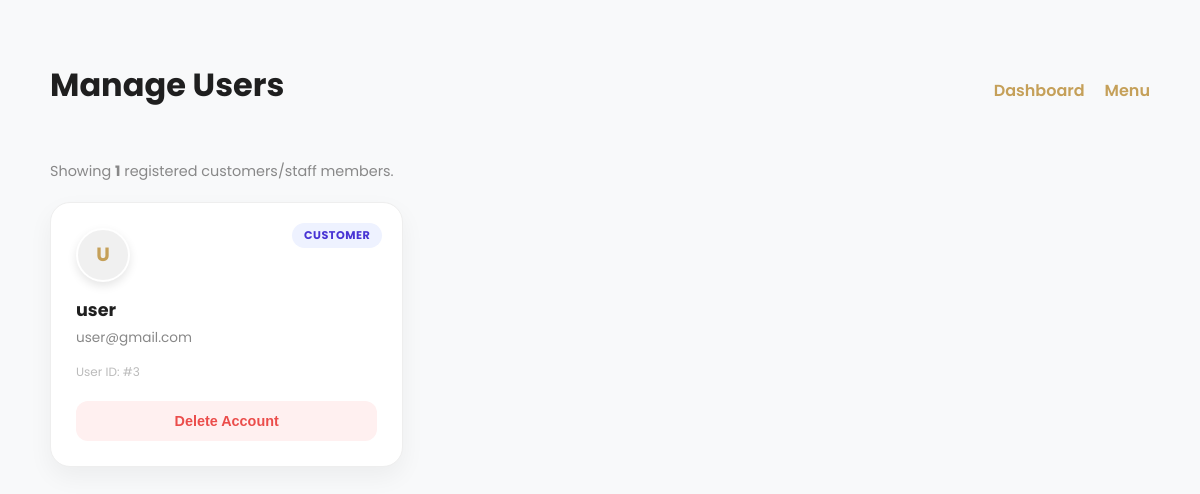
Screenshot of /admin/users.php (signed in) with the database file from the repository.
### tables this page shows
CREATE TABLE `users` (
  `user_id` int(11) NOT NULL,
  `username` varchar(50) NOT NULL,
  `email` varchar(100) DEFAULT NULL,
  `password` varchar(255) NOT NULL,
  `role` enum('admin','customer') DEFAULT 'customer',
  `created_at` timestamp NOT NULL DEFAULT current_timestamp()
);

### admin/users.php (the view, shortened to what this page needs)
<?php
require_once __DIR__ . '/../config.php';
$result = $conn->query("SELECT * FROM users WHERE role != 'admin' ORDER BY user_id DESC");
$total_users = $result->num_rows;
?>
<!DOCTYPE html>
<html lang="en">
<head>
</head>
<body>
<div class="container">
    <div class="admin-header">
        <h1>Manage Users</h1>
        <div style="display:flex; gap: 20px;">
            <a href="dashboard.php" style="color: var(--gold); text-decoration: none; font-weight: 600;">Dashboard</a>
            <a href="menu.php" style="color: var(--gold); text-decoration: none; font-weight: 600;">Menu</a>
        </div>
    </div>
    <div class="stats-bar">
        Showing <strong><?php echo $total_users; ?></strong> registered customers/staff members.
    </div>
    <div class="user-grid">
        <?php if ($result->num_rows > 0): ?>
            <?php while ($row = $result->fetch_assoc()):
                $firstLetter = strtoupper(substr($row['username'], 0, 1));
            ?>
                <div class="user-card">
                    <span class="badge role-<?php echo strtolower($row['role']); ?>">
                        <?php echo htmlspecialchars($row['role']); ?>
                    </span>
                    <div class="avatar"><?php echo $firstLetter; ?></div>
                    <span class="username"><?php echo htmlspecialchars($row['username']); ?></span>
                    <div class="email"><?php echo htmlspecialchars($row['email']); ?></div>
                    <div style="font-size: 0.75rem; color: #bbb; margin-top: 15px;">User ID: #<?php echo $row['user_id']; ?></div>
                    <form method="POST" onsubmit="return confirm('Permanent Action: Delete this user profile?')" style="margin:0">
                        <button type="submit" name="delete_user" class="btn-delete">Delete Account</button>
                    </form>
                </div>
            <?php endwhile; ?>
        <?php else: ?>
            <div style="grid-column: 1/-1; text-align: center; padding: 60px; color: #aaa; background: #fff; border-radius: 20px;">
                No users found in the database.
            </div>
        <?php endif; ?>
    </div>
</div>
</body>
</html>

### admin/users.php (style rules this page uses)
:root { --gold: #c5a059; --dark: #1f1f1f; --bg: #f8f9fa; --danger: #eb4d4b; --blue: #4834d4; }
body { background: var(--bg); font-family: 'Poppins', sans-serif; color: var(--dark); margin: 0; padding: 0; }
.container { max-width: 1100px; margin: 40px auto; padding: 0 20px; }
.admin-header { display: flex; justify-content: space-between; align-items: baseline; margin-bottom: 30px; }
.user-grid { display: grid; grid-template-columns: repeat(auto-fill, minmax(300px, 1fr)); gap: 20px; }
.user-card { background: #fff; border-radius: 20px; padding: 25px; box-shadow: 0 10px 25px rgba(0,0,0,0.05); border: 1px solid #eee; position: relative; transition: transform 0.3s; }
.avatar { width: 50px; height: 50px; background: #f0f0f0; border-radius: 50%; display: flex; align-items: center; justify-content: center; font-weight: 700; color: var(--gold); font-size: 1.2rem; margin-bottom: 15px; border: 2px solid #fff; box-shadow: 0 4px 10px rgba(0,0,0,0.1); }
.username { font-size: 1.1rem; font-weight: 700; margin: 0; display: block; }
.email { color: #888; font-size: 0.85rem; margin-top: 5px; word-break: break-all; }
.badge { position: absolute; top: 20px; right: 20px; padding: 4px 12px; border-radius: 50px; font-size: 0.7rem; font-weight: 700; text-transform: uppercase; letter-spacing: 0.5px; }
.role-customer { background: #eef2ff; color: var(--blue); }
.btn-delete { width: 100%; margin-top: 20px; padding: 12px; background: #fff0f0; color: var(--danger); border: none; border-radius: 12px; font-weight: 700; cursor: pointer; transition: 0.3s; font-size: 0.9rem; }
.stats-bar { color: #888; font-size: 0.9rem; margin-bottom: 20px; }

### rows the page displays
users: role "CUSTOMER", username "U", username "user", email "user@gmail.com", user_id "3"

### other values shown
$total_users "1"
